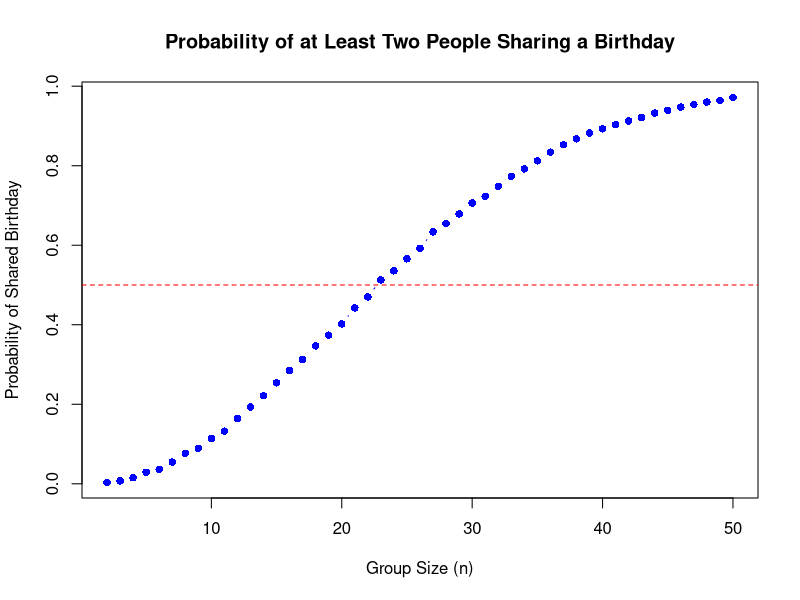

Reproduce this figure in R.
## ---- chunk 1
has_duplicate = function(n) {
  bdays = sample(1:365, n, replace = TRUE) 
  return(any(duplicated(bdays))) 
}

simulate_probs = function(trials = 10000, max_size = 50) {
  probs = numeric(max_size - 1)
  
  for (n in 2:max_size) {
    dup_count = sum(replicate(trials, has_duplicate(n)))
    probs[n - 1] = dup_count / trials
  }
  
  return(probs)
}

probs = simulate_probs()

group_sizes = 2:50
plot(group_sizes, probs, type = "b", 
     xlab = "Group Size (n)", 
     ylab = "Probability of Shared Birthday",
     main = "Probability of at Least Two People Sharing a Birthday",
     pch = 16, col = "blue")
abline(h = 0.5, col = "red", lty = 2)
## ---- chunk 2
library(dplyr)
library(broom)
library(ggplot2)
## ---- chunk 3
n = 30
sigma = 5
alpha = 0.05
mu_values = 0:6
num_simulations = 5000
